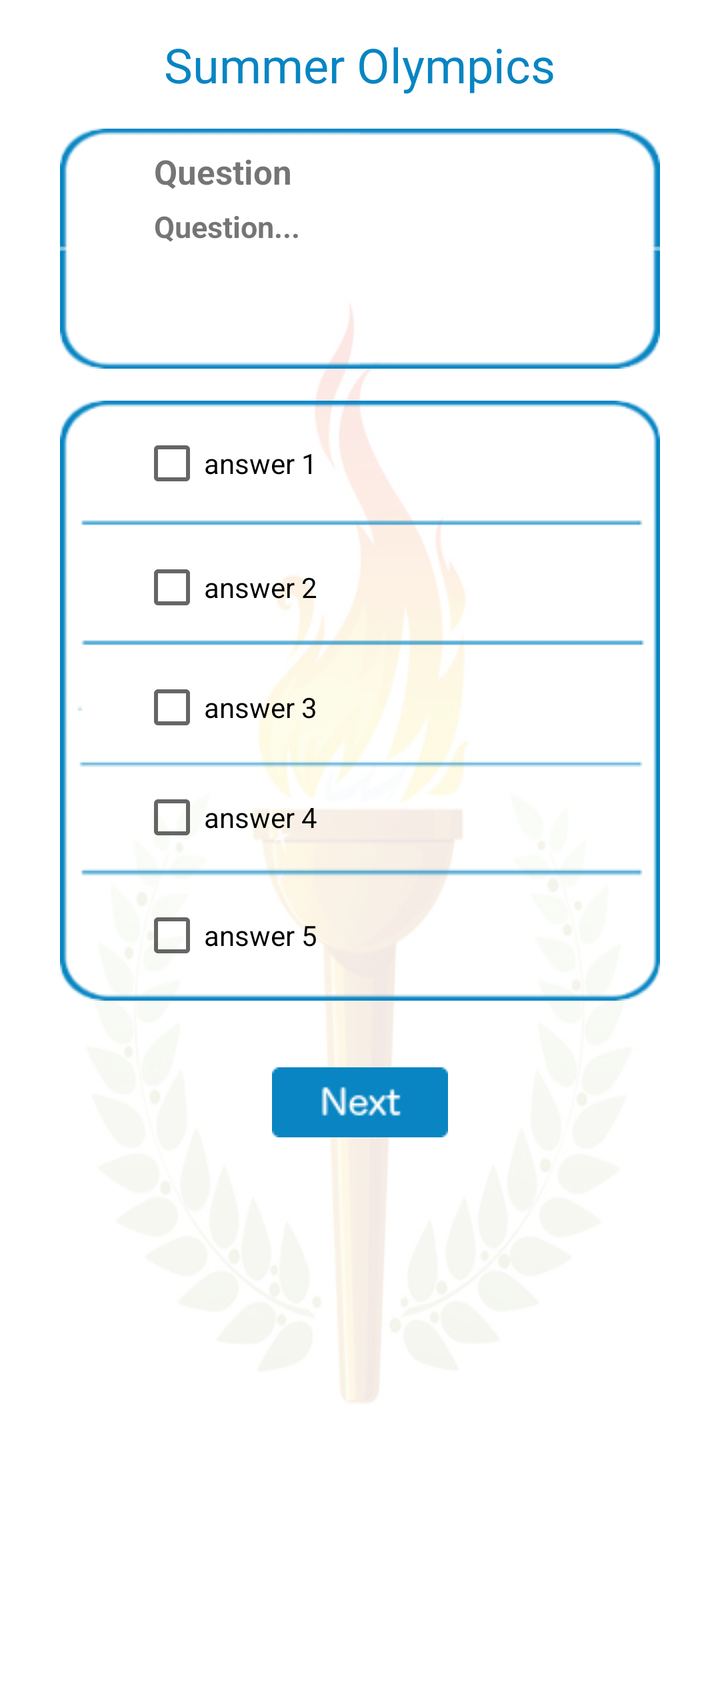
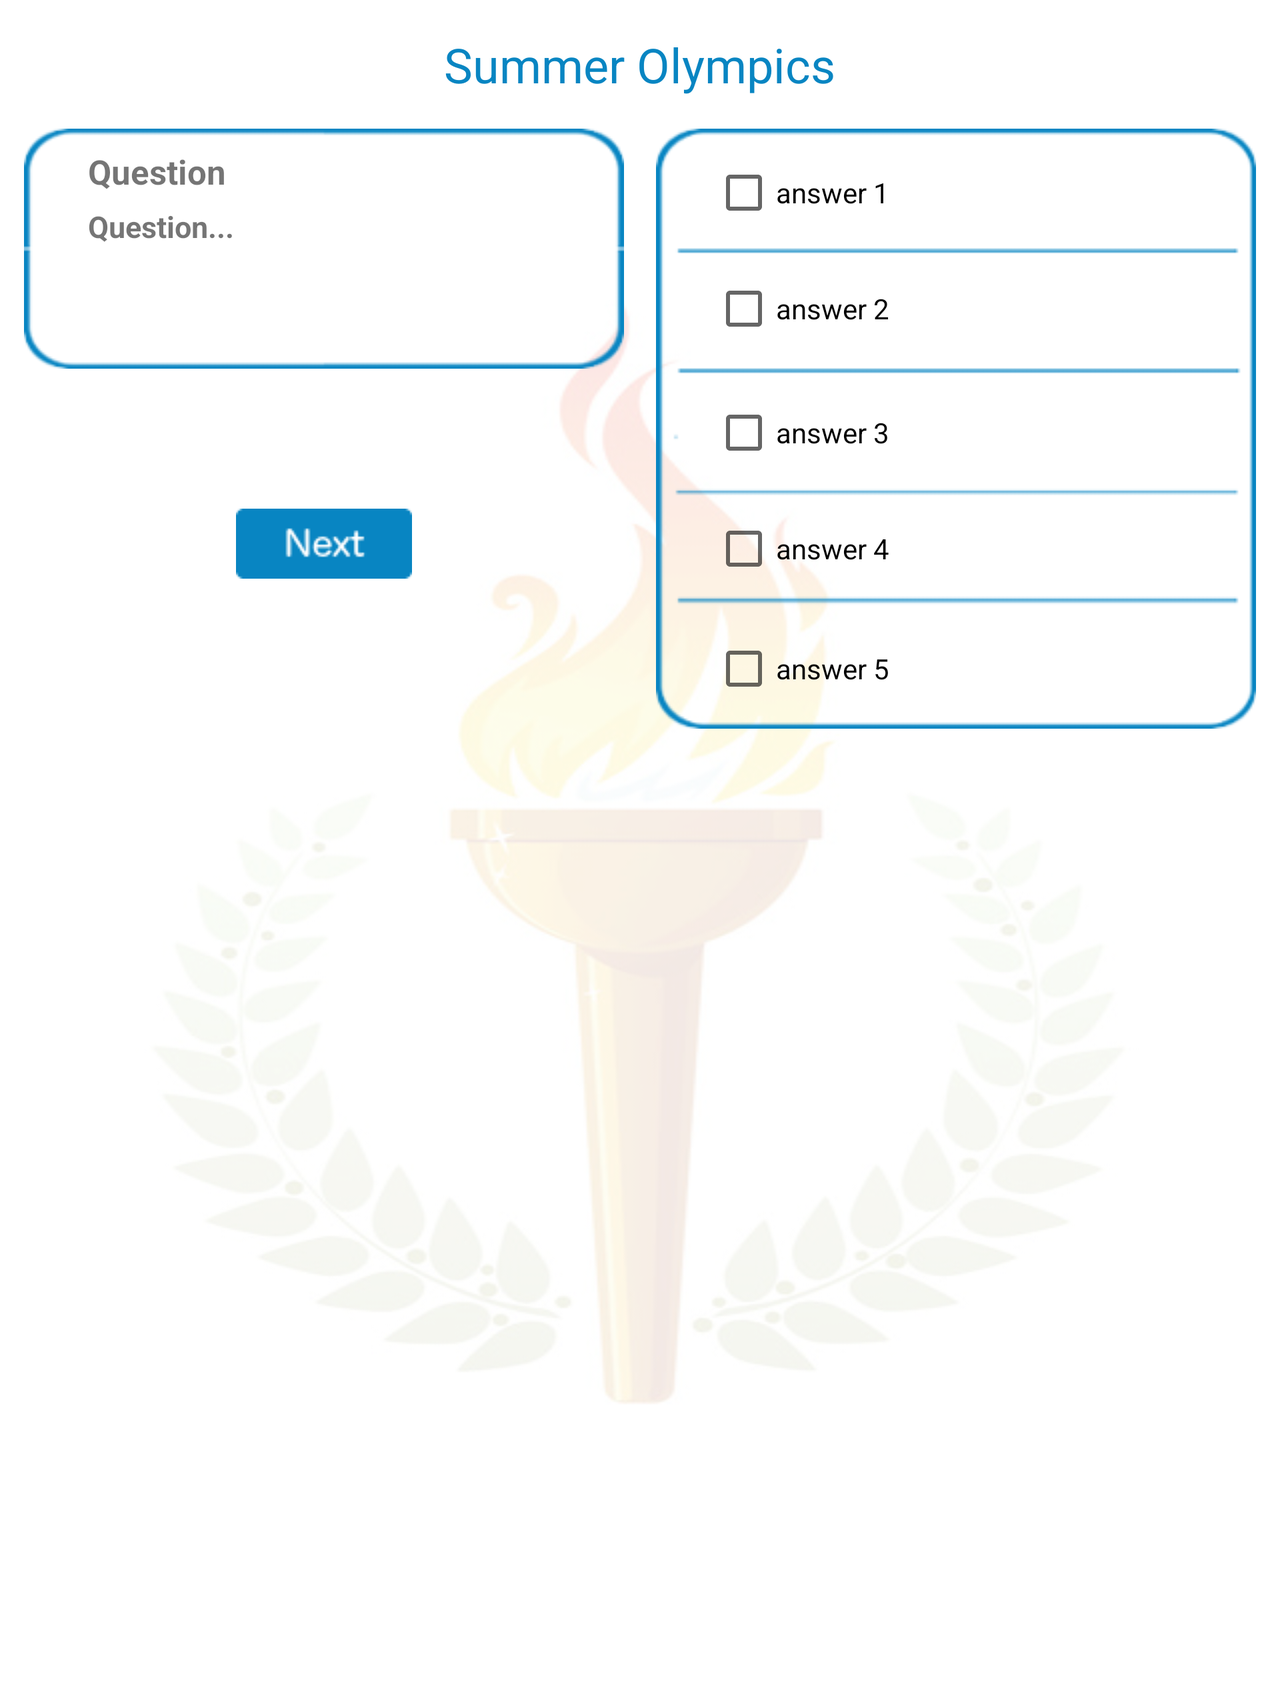

One screen, two layout resources from the same app: the default and the repository's alternative for another configuration. Each is rendered where Android would select it; the XML of both is given below.
<!-- AndroidManifest.xml: application theme AppTheme -->
<!-- res/layout/activity_summer_olympics_q2.xml -->
<?xml version="1.0" encoding="utf-8"?>
<ScrollView xmlns:android="http://schemas.android.com/apk/res/android"
    xmlns:tools="http://schemas.android.com/tools"
    android:layout_width="match_parent"
    android:layout_height="match_parent"
    android:background="@drawable/quiz_start_page_bg"
    tools:context=".SummerOlympicsQ2">

    <LinearLayout
        android:layout_width="match_parent"
        android:layout_height="match_parent"
        android:orientation="vertical">

        <TextView
            android:id="@+id/header_summer"
            android:text="@string/summer_olympics"
            style="@style/header_summer" />

        <RelativeLayout
            android:id="@+id/question_area_layout"
            style="@style/question_area_layout">

            <ImageView
                android:id="@+id/question_area"
                android:src="@drawable/question_area"
                style="@style/question_area" />

            <TextView
                android:id="@+id/question_label"
                android:text="@string/question_label"
                style="@style/question_label" />

            <TextView
                android:id="@+id/question_value"
                android:text="@string/question_value"
                style="@style/question_value" />

        </RelativeLayout>

        <ImageView
            android:id="@+id/answer_area"
            android:src="@drawable/answers_area"
            style="@style/answer_area_img" />

        <CheckBox
            android:id="@+id/answer_1"
            android:text="@string/answer_1_check"
            style="@style/answer_1_check" />

        <CheckBox
            android:id="@+id/answer_2"
            android:text="@string/answer_2_check"
            style="@style/answer_2_check" />

        <CheckBox
            android:id="@+id/answer_3"
            android:text="@string/answer_3_check"
            style="@style/answer_3_check" />

        <CheckBox
            android:id="@+id/answer_4"
            android:text="@string/answer_4_check"
            style="@style/answer_4_check" />

        <CheckBox
            android:id="@+id/answer_5"
            android:text="@string/answer_5_check"
            style="@style/answer_5_check" />

        <ImageButton
            android:id="@+id/ask_next_question_btn"
            android:src="@drawable/next_btn"
            style="@style/ask_next_question_btn_on_check" />

    </LinearLayout>

</ScrollView>
<!-- resources referenced by this layout -->
<resources>
  <string name="answer_1_check">answer 1</string>
  <string name="answer_2_check">answer 2</string>
  <string name="answer_3_check">answer 3</string>
  <string name="answer_4_check">answer 4</string>
  <string name="answer_5_check">answer 5</string>
  <string name="question_label">Question</string>
  <string name="question_value">Question...</string>
  <string name="summer_olympics">Summer Olympics</string>
  <style name="answer_1_check">
          <item name="android:layout_width">wrap_content</item>
          <item name="android:layout_height">wrap_content</item>
          <item name="android:layout_marginLeft">70dp</item>
          <item name="android:layout_marginStart">70dp</item>
          <item name="android:layout_marginTop">-285dp</item>
      </style>
  <style name="answer_2_check">
          <item name="android:layout_width">wrap_content</item>
          <item name="android:layout_height">wrap_content</item>
          <item name="android:layout_marginLeft">70dp</item>
          <item name="android:layout_marginStart">70dp</item>
          <item name="android:layout_marginTop">30dp</item>
      </style>
  <style name="answer_3_check">
          <item name="android:layout_width">wrap_content</item>
          <item name="android:layout_height">wrap_content</item>
          <item name="android:layout_marginLeft">70dp</item>
          <item name="android:layout_marginStart">70dp</item>
          <item name="android:layout_marginTop">28dp</item>
      </style>
  <style name="answer_4_check">
          <item name="android:layout_width">wrap_content</item>
          <item name="android:layout_height">wrap_content</item>
          <item name="android:layout_marginLeft">70dp</item>
          <item name="android:layout_marginStart">70dp</item>
          <item name="android:layout_marginTop">23dp</item>
      </style>
  <style name="answer_5_check">
          <item name="android:layout_width">wrap_content</item>
          <item name="android:layout_height">wrap_content</item>
          <item name="android:layout_marginLeft">70dp</item>
          <item name="android:layout_marginStart">70dp</item>
          <item name="android:layout_marginTop">27dp</item>
      </style>
  <style name="answer_area_img">
          <item name="android:layout_width">wrap_content</item>
          <item name="android:layout_height">wrap_content</item>
          <item name="android:layout_gravity">center_horizontal</item>
          <item name="android:layout_marginTop">16dp</item>
      </style>
  <style name="ask_next_question_btn_on_check">
          <item name="android:layout_width">wrap_content</item>
          <item name="android:layout_height">wrap_content</item>
          <item name="android:layout_gravity">center_horizontal</item>
          <item name="android:layout_marginTop">50dp</item>
          <item name="android:background">#00000000</item>
      </style>
  <style name="question_area">
          <item name="android:layout_width">wrap_content</item>
          <item name="android:layout_height">wrap_content</item>
          <item name="android:layout_centerHorizontal">true</item>
      </style>
  <style name="question_area_layout">
          <item name="android:layout_width">match_parent</item>
          <item name="android:layout_height">wrap_content</item>
          <item name="android:layout_marginTop">16dp</item>
      </style>
  <style name="AppTheme" parent="Theme.AppCompat.Light.DarkActionBar">
          
          <item name="colorPrimary">@color/colorPrimary</item>
          <item name="colorPrimaryDark">@color/colorPrimaryDark</item>
          <item name="colorAccent">@color/colorAccent</item>
          <item name="windowActionBar">false</item>
          <item name="windowNoTitle">true</item>
      </style>
  <color name="colorPrimary">#3F51B5</color>
  <color name="colorPrimaryDark">#0a86c2</color>
  <color name="colorAccent">#FF4081</color>
</resources>
<!-- res/layout-land/activity_summer_olympics_q2.xml (the repository's variant of the layout above) -->
<!-- drawn on the phone turned sideways -->
<?xml version="1.0" encoding="utf-8"?>
<ScrollView xmlns:android="http://schemas.android.com/apk/res/android"
    xmlns:tools="http://schemas.android.com/tools"
    android:layout_width="match_parent"
    android:layout_height="match_parent"
    android:background="@drawable/quiz_start_page_bg"
    tools:context=".SummerOlympicsQ2">

    <LinearLayout
        android:layout_width="match_parent"
        android:layout_height="match_parent"
        android:orientation="vertical">

        <TextView
            android:id="@+id/header_summer"
            style="@style/header_summer"
            android:text="@string/summer_olympics" />

        <LinearLayout
            android:layout_width="wrap_content"
            android:layout_height="wrap_content"
            android:layout_gravity="center_horizontal">

            <LinearLayout
                android:layout_width="wrap_content"
                android:layout_height="wrap_content"
                android:orientation="vertical">

                <RelativeLayout
                    android:id="@+id/question_area_layout_land"
                    style="@style/question_area_layout_land">

                    <ImageView
                        android:id="@+id/question_area"
                        style="@style/question_area_land"
                        android:src="@drawable/question_area" />

                    <TextView
                        android:id="@+id/question_label"
                        style="@style/question_label_land"
                        android:text="@string/question_label" />

                    <TextView
                        android:id="@+id/question_value"
                        style="@style/question_value_land"
                        android:text="@string/question_value" />

                </RelativeLayout>

                <ImageButton
                    android:id="@+id/ask_next_question_btn"
                    android:src="@drawable/next_btn"
                    style="@style/ask_next_question_btn_on_check_land" />

            </LinearLayout>

            <LinearLayout
                android:layout_width="wrap_content"
                android:layout_height="wrap_content"
                android:layout_marginLeft="16dp">

                <RelativeLayout
                    android:id="@+id/answer_rel_layout_area_land"
                    style="@style/answer_rel_layout_area_land">

                    <ImageView
                        android:id="@+id/answer_area"
                        style="@style/answer_area_img"
                        android:src="@drawable/answers_area" />

                    <CheckBox
                        android:id="@+id/answer_1"
                        android:text="@string/answer_1_check"
                        style="@style/answer_1_check_land" />

                    <CheckBox
                        android:id="@+id/answer_2"
                        android:text="@string/answer_2_check"
                        style="@style/answer_2_check_land" />

                    <CheckBox
                        android:id="@+id/answer_3"
                        android:text="@string/answer_3_check"
                        style="@style/answer_3_check_land" />

                    <CheckBox
                        android:id="@+id/answer_4"
                        android:text="@string/answer_4_check"
                        style="@style/answer_4_check_land" />

                    <CheckBox
                        android:id="@+id/answer_5"
                        android:text="@string/answer_5_check"
                        style="@style/answer_5_check_land" />

                </RelativeLayout>

            </LinearLayout>

        </LinearLayout>

    </LinearLayout>

</ScrollView>
<!-- resources referenced by the variant -->
<!-- as the phone turned sideways resolves them -->
<resources>
  <string name="answer_1_check">answer 1</string>
  <string name="answer_2_check">answer 2</string>
  <string name="answer_3_check">answer 3</string>
  <string name="answer_4_check">answer 4</string>
  <string name="answer_5_check">answer 5</string>
  <string name="question_label">Question</string>
  <string name="question_value">Question...</string>
  <string name="summer_olympics">Summer Olympics</string>
  <style name="answer_1_check_land">
          <item name="android:layout_width">wrap_content</item>
          <item name="android:layout_height">wrap_content</item>
          <item name="android:layout_marginLeft">28dp</item>
          <item name="android:layout_marginStart">28dp</item>
          <item name="android:layout_marginTop">32dp</item>
      </style>
  <style name="answer_2_check_land">
          <item name="android:layout_width">wrap_content</item>
          <item name="android:layout_height">wrap_content</item>
          <item name="android:layout_marginLeft">28dp</item>
          <item name="android:layout_marginStart">28dp</item>
          <item name="android:layout_marginTop">90dp</item>
      </style>
  <style name="answer_3_check_land">
          <item name="android:layout_width">wrap_content</item>
          <item name="android:layout_height">wrap_content</item>
          <item name="android:layout_marginLeft">28dp</item>
          <item name="android:layout_marginStart">28dp</item>
          <item name="android:layout_marginTop">152dp</item>
      </style>
  <style name="answer_4_check_land">
          <item name="android:layout_width">wrap_content</item>
          <item name="android:layout_height">wrap_content</item>
          <item name="android:layout_marginLeft">28dp</item>
          <item name="android:layout_marginStart">28dp</item>
          <item name="android:layout_marginTop">210dp</item>
      </style>
  <style name="answer_5_check_land">
          <item name="android:layout_width">wrap_content</item>
          <item name="android:layout_height">wrap_content</item>
          <item name="android:layout_marginLeft">28dp</item>
          <item name="android:layout_marginStart">28dp</item>
          <item name="android:layout_marginTop">270dp</item>
      </style>
  <style name="answer_area_img">
          <item name="android:layout_width">wrap_content</item>
          <item name="android:layout_height">wrap_content</item>
          <item name="android:layout_gravity">center_horizontal</item>
          <item name="android:layout_marginTop">16dp</item>
      </style>
  <style name="answer_rel_layout_area_land">
          <item name="android:layout_width">wrap_content</item>
          <item name="android:layout_height">wrap_content</item>
          <item name="android:gravity">center_horizontal</item>
      </style>
  <style name="ask_next_question_btn_on_check_land">
          <item name="android:layout_width">wrap_content</item>
          <item name="android:layout_height">wrap_content</item>
          <item name="android:layout_gravity">center_horizontal</item>
          <item name="android:layout_marginTop">70dp</item>
          <item name="android:background">#00000000</item>
      </style>
  <style name="question_area_land">
          <item name="android:layout_width">wrap_content</item>
          <item name="android:layout_height">wrap_content</item>
      </style>
  <style name="question_area_layout_land">
          <item name="android:layout_width">wrap_content</item>
          <item name="android:layout_height">wrap_content</item>
          <item name="android:layout_marginTop">16dp</item>
      </style>
  <color name="colorPrimary">#3F51B5</color>
  <color name="colorPrimaryDark">#0a86c2</color>
  <color name="colorAccent">#FF4081</color>
</resources>
